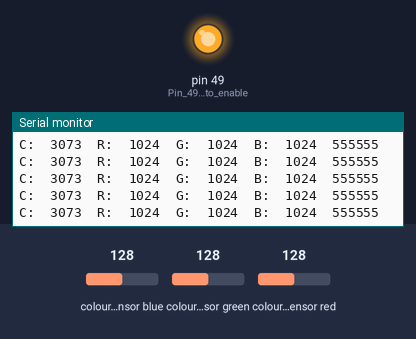
This sketch was run on a simulated Arduino Mega 2560, built with avr-gcc and run on an emulated ATmega2560. Parts: output pins drawn as LEDs (lit = HIGH), the last lines printed to the serial monitor. The inputs (shaded band) are chosen by the test bench; at power-on: colour sensor blue 128, colour sensor green 128, colour sensor red 128.

Above: at 1.2 s.
1.3 s: colour sensor blue set to 5
At 1.45 s:
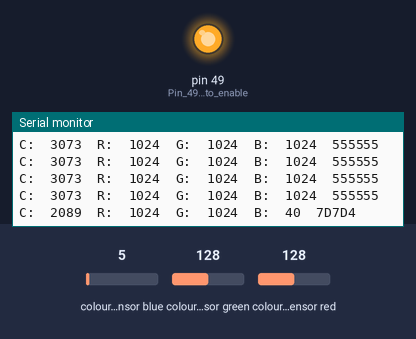
3.2 s: colour sensor green set to 5
At 3.24 s:
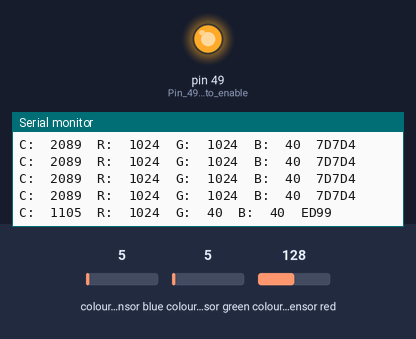
5.1 s: colour sensor red set to 191
At 5.25 s:
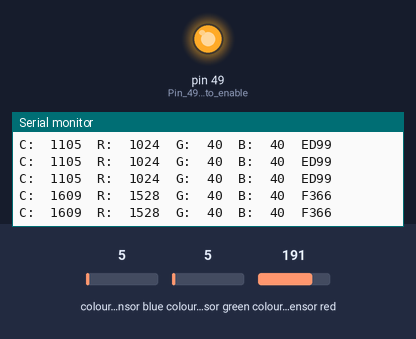

The sketch:

Colorview.ino
```cpp
#include <Wire.h>
#include "Adafruit_TCS34725.h"

Adafruit_TCS34725 tcs = Adafruit_TCS34725(TCS34725_INTEGRATIONTIME_50MS, TCS34725_GAIN_4X);

void setup()
{
  pinMode(49, OUTPUT);                 //Pin 49 is used to enable IO power
  digitalWrite(49, 1);                 //Enable IO power on main CPU board

  Serial.begin(9600);
  Serial.println("Color View Test!");

  if (tcs.begin())
  {
    Serial.println("Found sensor");
  } else
  {
    Serial.println("No TCS34725 found ... check your connections");
    while (1); // halt!
  }
}


void loop()
{
  uint16_t clear, red, green, blue;

  tcs.setInterrupt(false);      // turn on LED

  delay(60);  // takes 50ms to read

  tcs.getRawData(&red, &green, &blue, &clear);

  tcs.setInterrupt(true);  // turn off LED

  Serial.print("C:\t"); Serial.print(clear);
  Serial.print("\tR:\t"); Serial.print(red);
  Serial.print("\tG:\t"); Serial.print(green);
  Serial.print("\tB:\t"); Serial.print(blue);

  // Figure out some basic hex code for visualization
  uint32_t sum = clear;
  float r, g, b;
  r = red; r /= sum;
  g = green; g /= sum;
  b = blue; b /= sum;
  r *= 256; g *= 256; b *= 256;
  Serial.print("\t");
  Serial.print((int)r, HEX); Serial.print((int)g, HEX); Serial.print((int)b, HEX);
  Serial.println();
}
```

Measured:
- after the input at 1.3 s, the serial monitor: prints a new line at once (image 1)
- after the input at 3.2 s, the serial monitor: prints a new line at once (image 2)
- after the input at 5.1 s, the serial monitor: prints a new line at once (image 3)
